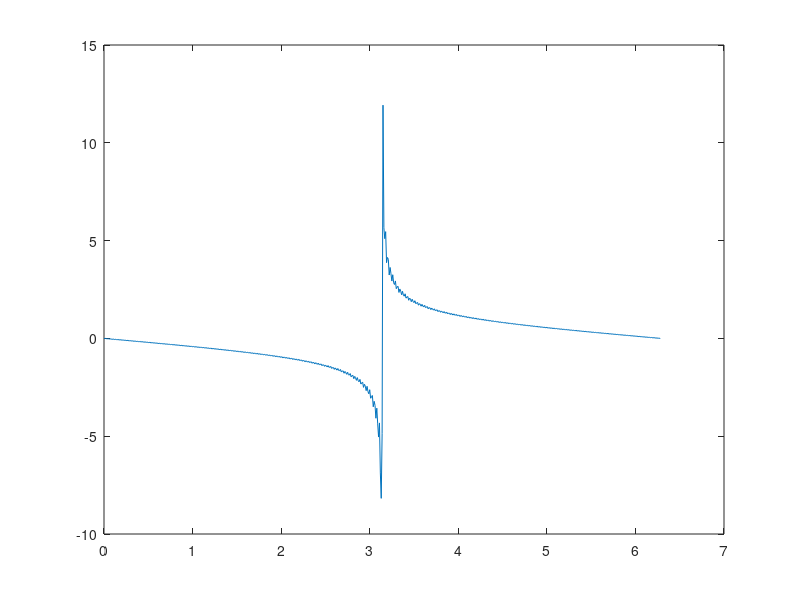

Source code (MATLAB):
ns =1:400;
xs = 0:0.01:(2*pi);

[N,X] = meshgrid(ns,xs);

cfs = (-1).^N./N.^(0.6).*exp(1i*X.*N);

vals = sum(cfs,2);
plot(xs,imag(vals))